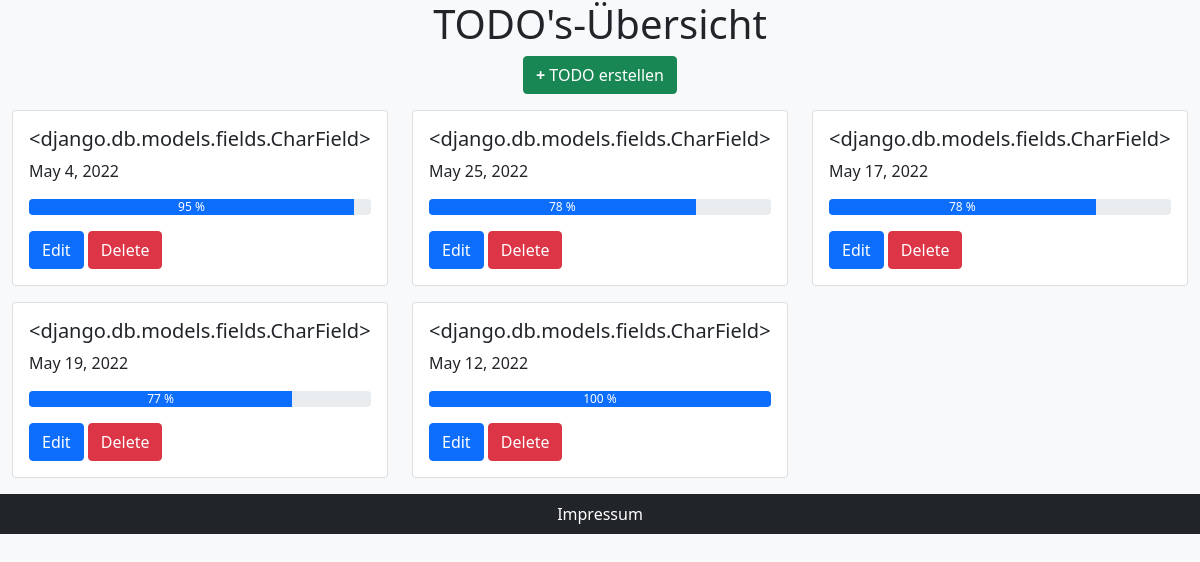
Before: / with the older database file.
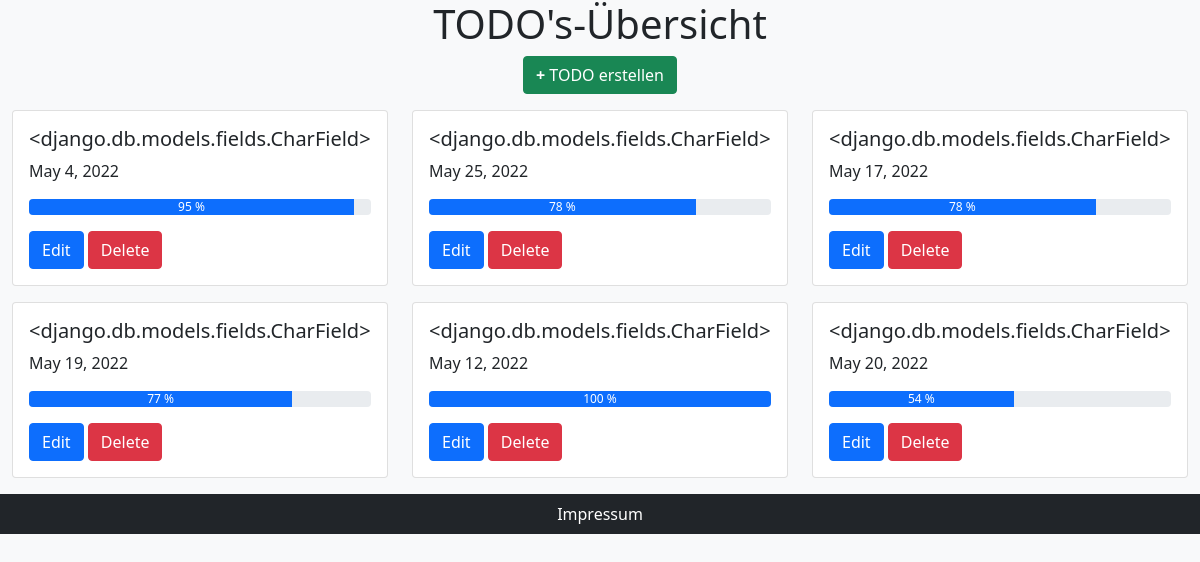
After: the same page with the newer database file.
### todoList/models.py (models this page shows)
class List(models.Model):
    taskText = models.CharField
    taskDate = models.DateField (null=True)
    taskDerc = models.IntegerField(null=True)

### todoList/views.py (the view)
# urls.py: path('',views.home, name='home'),
def home(request):
    mydict = {
        "all_tasks" : List.objects.all()
    }
    return render(request,'home.html',context=mydict)

### todoList/templates/home.html (shortened to what this page needs)
<!doctype html>
<html lang="en">
<head>
  <link href="https://cdn.jsdelivr.net/npm/bootstrap@5.1.3/dist/css/bootstrap.min.css" rel="stylesheet"
>
</head>
<body class="bg-light">
  <div class="container-fluid">
    <h1 class="text-center"><a href="{% url 'home' %}" class="link-dark text-decoration-none">TODO's-Übersicht</a></h1>
    <div class="col text-center">
      <a href="{% url 'newTodo' %}"><button type="button" class="btn btn-success"></span> <strong>+</strong> TODO
          erstellen</button> </a>
    </div>
    <div>
      {% block content %}
      <div class="row">
        {% for eachtodo in all_tasks %}
        <div class="card-deck col col-12 col-md-6 col-xl-4 mt-3 ">
          <div class="card">
            <div class="card-body">
              <h5 class="card-title">{{eachtodo.taskText}}</h5>
              <p class="card-text">{{eachtodo.taskDate}}</p>
              <div class="progress mb-3">
                <div class="progress-bar" role="progressbar" style="width: {{eachtodo.taskDerc}}%"
                  aria-valuenow="{{eachtodo.taskDerc}}" aria-valuemin="0" aria-valuemax="100">{{eachtodo.taskDerc}} %
                </div>
              </div>
              <a href="/edit/{{eachtodo.id}}" class="btn btn-primary">Edit</a>
              <a href="/delete/{{eachtodo.id}}" class="btn btn-danger">Delete</a>
            </div>
          </div>
        </div>
        {% endfor %}
      </div>
      {% endblock %}
    </div>
  </div>
  <div class="row">
    <div class="d-flex mt-3 align-items-center justify-content-center bg-dark text-white">
      <a class="nav-link text-white" href="{% url 'impressum' %}" class="link-light">Impressum</a>
    </div>
  </div>
</body>
</html>

Changed rows visible on the page:
added List: taskText "<django.db.models.fields.CharField>", taskDate "May 20, 2022", taskDerc "54"
